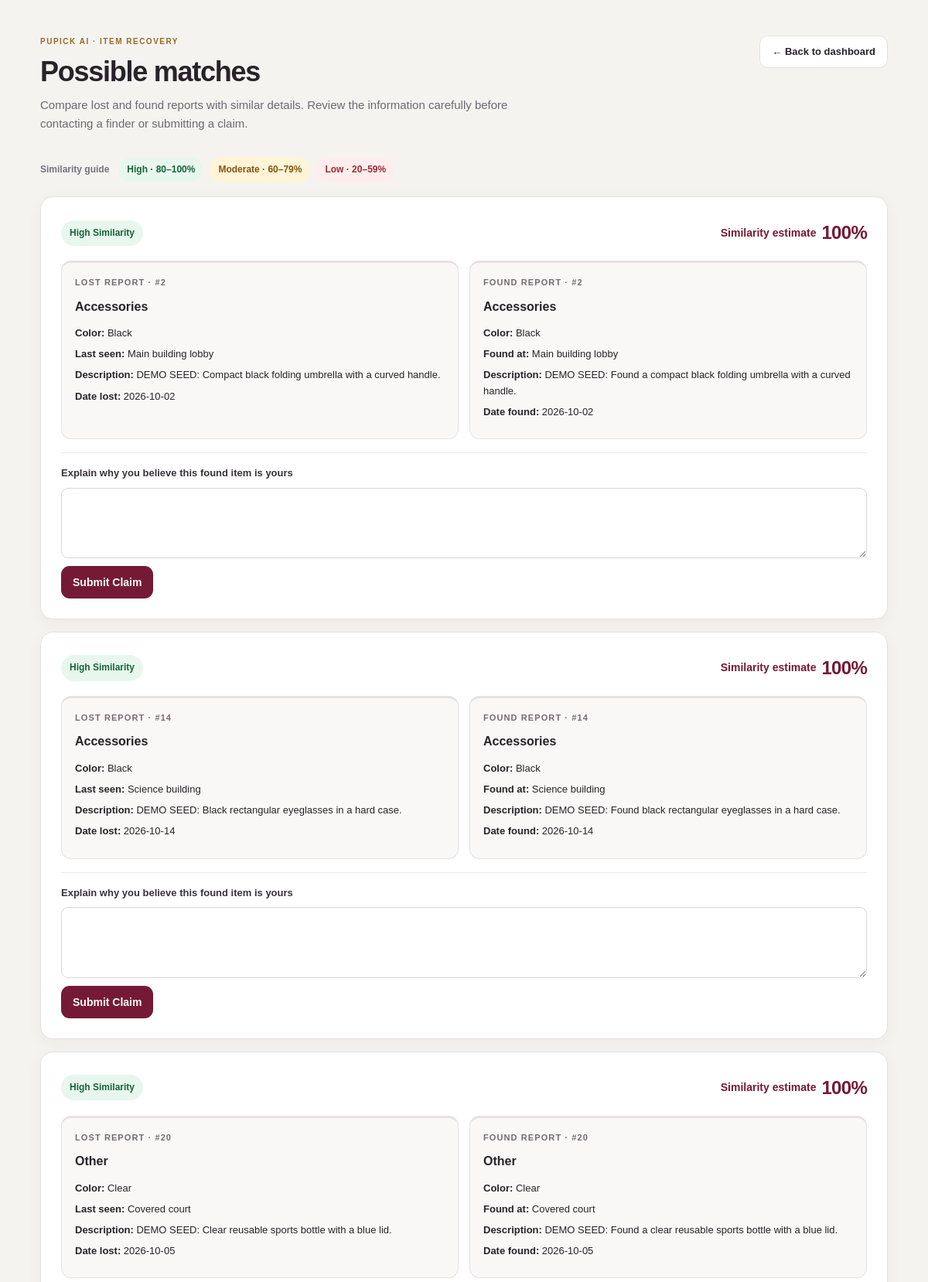
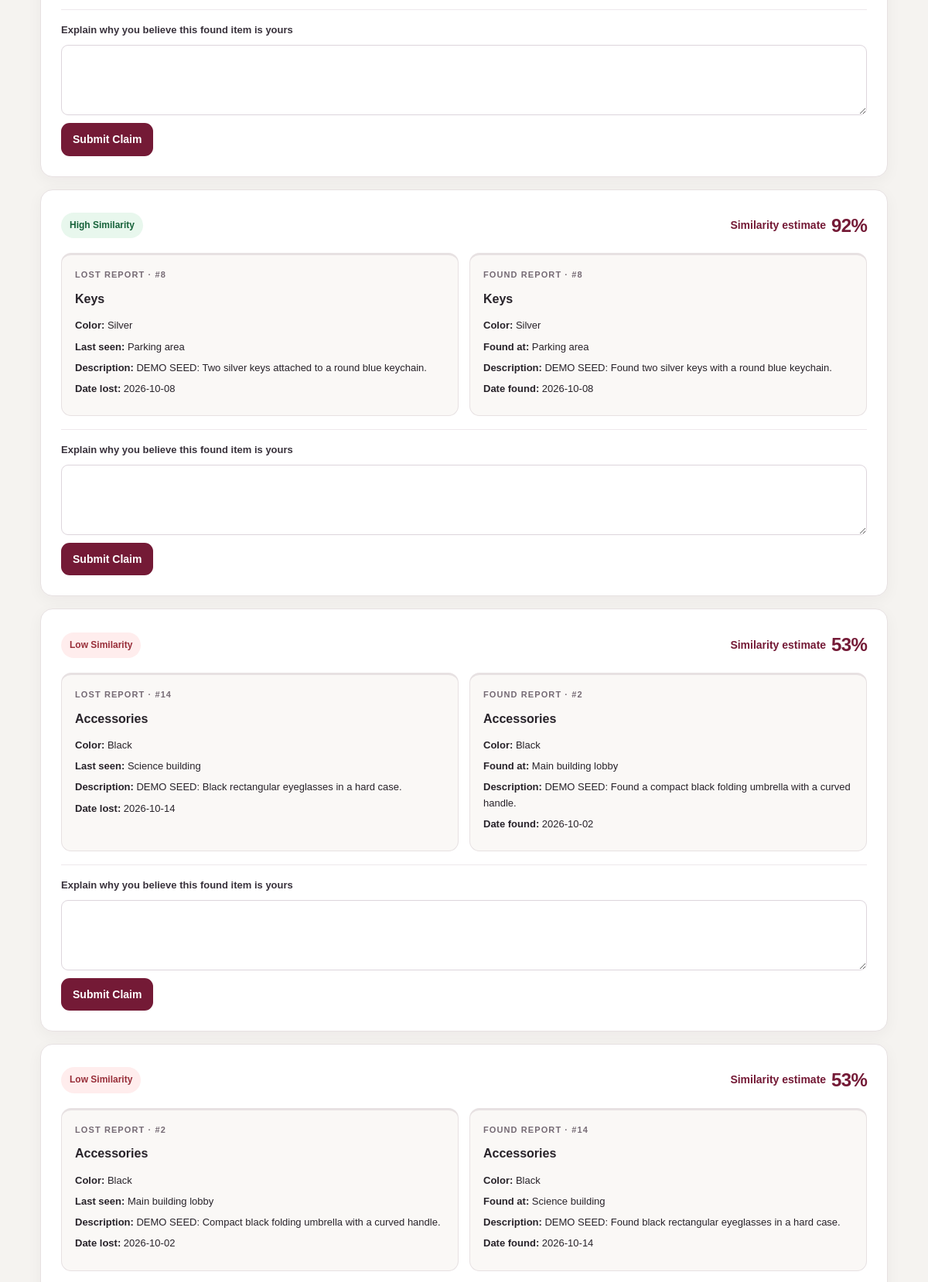
Screenshot of /ai_matches.php (signed in, upper part) with the database file from the repository (2 pictures, top to bottom).
### tables this page shows
CREATE TABLE IF NOT EXISTS `lost_items` (
    `lost_item_id` INT UNSIGNED NOT NULL AUTO_INCREMENT,
    `user_id` INT UNSIGNED NOT NULL,
    `item_name` VARCHAR(100) NOT NULL,
    `category` VARCHAR(80) NOT NULL,
    `description` TEXT NOT NULL,
    `color` VARCHAR(50) NOT NULL DEFAULT '',
    `lost_location` VARCHAR(150) NOT NULL,
    `date_lost` DATE DEFAULT NULL,
    `image_path` VARCHAR(255) DEFAULT NULL,
    `status` ENUM('open', 'matched', 'returned') NOT NULL DEFAULT 'open',
    `created_at` TIMESTAMP NOT NULL DEFAULT CURRENT_TIMESTAMP,
    PRIMARY KEY (`lost_item_id`),
    KEY `idx_lost_items_user` (`user_id`),
    KEY `idx_lost_items_status_created` (`status`, `created_at`),
    CONSTRAINT `fk_lost_items_user`
        FOREIGN KEY (`user_id`) REFERENCES `users` (`user_id`)
        ON UPDATE CASCADE ON DELETE CASCADE
);

CREATE TABLE IF NOT EXISTS `found_items` (
    `found_item_id` INT UNSIGNED NOT NULL AUTO_INCREMENT,
    `user_id` INT UNSIGNED NOT NULL,
    `item_name` VARCHAR(100) NOT NULL,
    `category` VARCHAR(80) NOT NULL,
    `description` TEXT NOT NULL,
    `color` VARCHAR(50) NOT NULL DEFAULT '',
    `found_location` VARCHAR(150) NOT NULL,
    `date_found` DATE DEFAULT NULL,
    `image_path` VARCHAR(255) DEFAULT NULL,
    `status` ENUM('open', 'matched', 'returned') NOT NULL DEFAULT 'open',
    `created_at` TIMESTAMP NOT NULL DEFAULT CURRENT_TIMESTAMP,
    PRIMARY KEY (`found_item_id`),
    KEY `idx_found_items_user` (`user_id`),
    KEY `idx_found_items_status_created` (`status`, `created_at`),
    CONSTRAINT `fk_found_items_user`
        FOREIGN KEY (`user_id`) REFERENCES `users` (`user_id`)
        ON UPDATE CASCADE ON DELETE CASCADE
);

### helpers.php (called while the page is built, shortened)
<?php
function item_similarity_score(array $a, array $b): int {
    $tokens = static function ($text): array {
        $text = mb_strtolower((string)$text, 'UTF-8');
        preg_match_all('/[\p{L}\p{N}]{2,}/u', $text, $matches);
        $stop = ['the','and','with','for','from','that','this','was','were','has','have','had','item','found','lost','near','very','one','its'];
        return array_values(array_unique(array_diff($matches[0], $stop)));
    };
    $textSimilarity = static function ($left, $right) use ($tokens): float {
        $x = $tokens($left); $y = $tokens($right);
        if (!$x || !$y) return 0.0;
        $intersection = count(array_intersect($x, $y));
        return (2 * $intersection) / (count($x) + count($y));
    };
    $category = (mb_strtolower(trim((string)($a['category'] ?? '')), 'UTF-8') !== '' && mb_strtolower(trim((string)($a['category'] ?? '')), 'UTF-8') === mb_strtolower(trim((string)($b['category'] ?? '')), 'UTF-8')) ? 1.0 : 0.0;
    $description = $textSimilarity($a['description'] ?? '', $b['description'] ?? '');
    $colorA = mb_strtolower(trim((string)($a['color'] ?? '')), 'UTF-8');
    $colorB = mb_strtolower(trim((string)($b['color'] ?? '')), 'UTF-8');
    $color = ($colorA !== '' && $colorB !== '' && $colorA === $colorB) ? 1.0 : 0.0;
    return (int)round(100 * (0.20 * $category + 0.75 * $description + 0.05 * $color));
}

### ai_matches.php (the view, shortened to what this page needs)
<?php
require_once 'db.php';
require_once 'helpers.php';
$userId = (int)($_SESSION['user_id'] ?? 0);
$role = $_SESSION['role'] ?? 'student';
$sql = "
    SELECT
        l.lost_item_id,
        l.user_id AS lost_owner_id,
        l.category AS lost_category,
        l.description AS lost_description,
        l.color AS lost_color,
        l.lost_location,
        l.date_lost,
        l.image_path AS lost_image,
        l.created_at AS lost_created_at,
        f.found_item_id,
        f.user_id AS finder_user_id,
        f.category AS found_category,
        f.description AS found_description,
        f.color AS found_color,
        f.found_location,
        f.date_found,
        f.image_path AS found_image,
        f.created_at AS found_created_at
    FROM lost_items l
    CROSS JOIN found_items f
    WHERE LOWER(TRIM(l.status)) = 'open'
      AND LOWER(TRIM(f.status)) = 'open'
";
$params = [];
if ($role !== 'admin') {
    $sql .= " AND l.user_id = ?";
    $params[] = $userId;
}
$sql .= "
    ORDER BY l.created_at DESC,
             f.created_at DESC
";
$stmt = $conn->prepare($sql);
$stmt->execute($params);
$records = $stmt->fetchAll();
$matches = [];
foreach ($records as $record) {
    $lost = [
        'category' => $record['lost_category'],
        'description' => $record['lost_description'],
        'color' => $record['lost_color'],
        'lost_location' => $record['lost_location']
    ];
    $found = [
        'category' => $record['found_category'],
        'description' => $record['found_description'],
        'color' => $record['found_color'],
        'found_location' => $record['found_location']
    ];
    $score = item_similarity_score($lost, $found);
    if ($score >= 20) {
        $record['score'] = $score;
        if ($score >= 80) {
            $record['match_level'] = 'High Similarity';
            $record['match_class'] = 'high';
        } elseif ($score >= 60) {
            $record['match_level'] = 'Moderate Similarity';
            $record['match_class'] = 'moderate';
        } else {
            $record['match_level'] = 'Low Similarity';
            $record['match_class'] = 'low';
        }
        $matches[] = $record;
    }
}
usort($matches, function ($a, $b) {
    return $b['score'] <=> $a['score'];
});
function h($value): string {
    return htmlspecialchars(
        (string)$value,
        ENT_QUOTES,
        'UTF-8'
    );
}
?>
<!DOCTYPE html>
<html lang="en">
<head>
<link rel="stylesheet" href="theme.css?v=2">
</head>
<body>
<main class="main ai-matches">
    <header class="page-header">
        <div>
            <p class="eyebrow">PUPICK AI · ITEM RECOVERY</p>
            <h1>Possible matches</h1>
            <p class="intro">
                Compare lost and found reports with similar details. Review the information
                carefully before contacting a finder or submitting a claim.
            </p>
        </div>
        <a class="back-link" href="<?= $role === 'admin' ? 'admin.php' : 'dashboard.php' ?>">← Back to dashboard</a>
    </header>
    <div class="legend" aria-label="Similarity score legend">
        <span class="legend-title">Similarity guide</span>
        <span class="match-label high">High · 80–100%</span>
        <span class="match-label moderate">Moderate · 60–79%</span>
        <span class="match-label low">Low · 20–59%</span>
    </div>
    <?php foreach ($matches as $m): ?>
        <section class="match">
            <div class="match-top">
                <span class="match-label <?= h($m['match_class']) ?>"><?= h($m['match_level']) ?></span>
                <p class="score">Similarity estimate <strong><?= (int)$m['score'] ?>%</strong></p>
            </div>
            <div class="pair">
                <div class="item lost-item">
                    <h3>Lost report · #<?= (int)$m['lost_item_id'] ?></h3>
                    <strong><?= h($m['lost_category']) ?></strong>
                    <p class="item-detail"><b>Color:</b> <?= h($m['lost_color']) ?></p>
                    <p class="item-detail"><b>Last seen:</b> <?= h($m['lost_location']) ?></p>
                    <p class="item-detail"><b>Description:</b> <?= h($m['lost_description']) ?></p>
                    <p class="item-detail"><b>Date lost:</b> <?= h($m['date_lost']) ?></p>
                </div>
                <div class="item found-item">
                    <h3>Found report · #<?= (int)$m['found_item_id'] ?></h3>
                    <strong><?= h($m['found_category']) ?></strong>
                    <p class="item-detail"><b>Color:</b> <?= h($m['found_color']) ?></p>
                    <p class="item-detail"><b>Found at:</b> <?= h($m['found_location']) ?></p>
                    <p class="item-detail"><b>Description:</b> <?= h($m['found_description']) ?></p>
                    <p class="item-detail"><b>Date found:</b> <?= h($m['date_found']) ?></p>
                </div>
            </div>
            <?php if (
                $role !== 'admin'
                && (int)$m['lost_owner_id'] === $userId
            ): ?>
                <form method="post" class="claim-form">
                    <label for="claim<?= (int)$m['lost_item_id'] ?>_<?= (int)$m['found_item_id'] ?>">
                        Explain why you believe this found item is yours
                    </label>
                    <textarea
                        id="claim<?= (int)$m['lost_item_id'] ?>_<?= (int)$m['found_item_id'] ?>"
                        name="claim_message"
                        rows="3"
                        required
                    ></textarea>
                    <button type="submit" name="submit_claim">
                        Submit Claim
                    </button>
                </form>
            <?php endif; ?>
        </section>
    <?php endforeach; ?>
</main>
</body>
</html>

### theme.css (style rules this page uses)
:root { --theme-page: #f7f7fb; --theme-surface: #ffffff; --theme-surface-soft: #fbfbfd; --theme-text: #20202a; --theme-muted: #747482; --theme-border: #e4e4ec; --theme-field: #ffffff; --theme-table-head: #f1f1f5; --theme-hover: #f3f0f2; }
@media (prefers-reduced-motion: no-preference) { body, .sidebar, .auth-card, .form-card, .stat-card, .item-card, .theme-toggle { transition: background-color .18s ease, color .18s ease, border-color .18s ease; } }
:root { --theme-page: #f5f3f0; --theme-surface: #ffffff; --theme-surface-soft: #faf8f6; --theme-text: #28232a; --theme-muted: #756d76; --theme-border: #e7e1e2; --theme-field: #ffffff; --theme-table-head: #f8f5f3; --theme-hover: #f8f1eb; --bg: var(--theme-page); --white: var(--theme-surface); --ink: var(--theme-text); --muted: var(--theme-muted); --line: var(--theme-border); --red: #5b1026; --red2: #7c1836; --gold: #c99432; }
html { min-height: 100%; scroll-behavior: smooth; }
body { min-height: 100vh; background: var(--theme-page) !important; color: var(--theme-text) !important; font-family: 'DM Sans', Arial, sans-serif; font-size: 14px; line-height: 1.6; -webkit-font-smoothing: antialiased; }
button, input, select, textarea { font: inherit; }
a { color: #7c1836; text-underline-offset: 3px; }
h1, h2, h3 { color: var(--theme-text); font-family: Manrope, 'DM Sans', sans-serif; letter-spacing: -.035em; }
h1 { font-size: clamp(27px, 3vw, 36px); line-height: 1.2; font-weight: 800; }
p { line-height: 1.65; }
.eyebrow, .admin-eyebrow { color: #946a24 !important; font-size: 10px; font-weight: 800; letter-spacing: .15em; }
label { color: var(--theme-text); font-size: 12px; font-weight: 700; }
input, select, textarea, .admin-action select, .filter-form input, .filter-form select { min-height: 45px; border: 1px solid var(--theme-border); border-radius: 11px; background: var(--theme-field); color: var(--theme-text); transition: border-color .18s ease, box-shadow .18s ease, background .18s ease; }
textarea { min-height: 110px; }
input::placeholder, textarea::placeholder { color: #9d949d; }
.btn, .admin-btn, .filter-form button, .item-actions button, .claim-form button { min-height: 42px; border-radius: 11px; font-weight: 700; transition: transform .16s ease, background-color .16s ease, box-shadow .16s ease; }
.primary, .admin-btn, .filter-form button, .claim-form button { background: #741a36; color: #fff; }
.stat-card, .admin-stat, .form-card, .item-card, .notification, .admin-section, .match, .notice, .chat-card, .table-wrap, .items-table-wrap { border: 1px solid var(--theme-border) !important; border-radius: 16px; background: var(--theme-surface) !important; box-shadow: 0 5px 20px rgba(43, 31, 38, .045); }
.stat-card, .admin-stat, .item-card, .notification, .admin-section, .match { transition: transform .18s ease, box-shadow .18s ease; }
.admin-top, .topbar, .items-heading, .ai-matches .page-header { flex-wrap: wrap; }
.main.ai-matches { width: min(1180px, 100%); padding: 46px clamp(18px, 4vw, 42px) 100px; }
.ai-matches .page-header { align-items: flex-start; margin-bottom: 30px; }
.ai-matches h1 { color: var(--theme-text); }
.ai-matches .back-link { border-color: var(--theme-border); border-radius: 11px; background: var(--theme-surface); color: var(--theme-text); }
.ai-matches .match { padding: clamp(17px, 3vw, 26px); }
.ai-matches .item { border-color: var(--theme-border); border-radius: 13px; background: var(--theme-surface-soft); }
.ai-matches .item strong, .ai-matches .item-detail, .ai-matches .item-detail b { color: var(--theme-text); }
.ai-matches .score { color: #741a36; }

### rows the page displays
lost_items: match_level "High Similarity", score "100", lost_item_id "2", category "Accessories", color "Black", lost_location "Main building lobby", description "DEMO SEED: Compact black folding umbrella with a curved handle.", date_lost "2026-10-02", found_items.found_item_id "2", found_items.category "Accessories", found_items.color "Black", found_items.found_location "Main building lobby", found_items.description "DEMO SEED: Found a compact black folding umbrella with a curved handle.", found_items.date_found "2026-10-02", match_level "Low Similarity", score "53", found_items.found_item_id "14", found_items.found_location "Science building", found_items.description "DEMO SEED: Found black rectangular eyeglasses in a hard case.", found_items.date_found "2026-10-14"
lost_items: match_level "High Similarity", score "100", lost_item_id "14", category "Accessories", color "Black", lost_location "Science building", description "DEMO SEED: Black rectangular eyeglasses in a hard case.", date_lost "2026-10-14", found_items.found_item_id "14", found_items.category "Accessories", found_items.color "Black", found_items.found_location "Science building", found_items.description "DEMO SEED: Found black rectangular eyeglasses in a hard case.", found_items.date_found "2026-10-14", match_level "Low Similarity", score "53", found_items.found_item_id "2", found_items.found_location "Main building lobby", found_items.description "DEMO SEED: Found a compact black folding umbrella with a curved handle.", found_items.date_found "2026-10-02"
lost_items: match_level "High Similarity", score "92", lost_item_id "8", category "Keys", color "Silver", lost_location "Parking area", description "DEMO SEED: Two silver keys attached to a round blue keychain.", date_lost "2026-10-08", found_items.found_item_id "8", found_items.category "Keys", found_items.color "Silver", found_items.found_location "Parking area", found_items.description "DEMO SEED: Found two silver keys with a round blue keychain.", found_items.date_found "2026-10-08"

### other values shown
$m['match_level'] "High Similarity"
$m['score'] "100"
$m['lost_item_id'] "20"
$m['lost_category'] "Other"
$m['lost_color'] "Clear"
$m['lost_location'] "Covered court"
$m['lost_description'] "DEMO SEED: Clear reusable sports bottle with a blue lid."
$m['date_lost'] "2026-10-05"
$m['found_item_id'] "20"
$m['found_category'] "Other"
$m['found_color'] "Clear"
$m['found_location'] "Covered court"
$m['found_description'] "DEMO SEED: Found a clear reusable sports bottle with a blue lid."
$m['date_found'] "2026-10-05"
